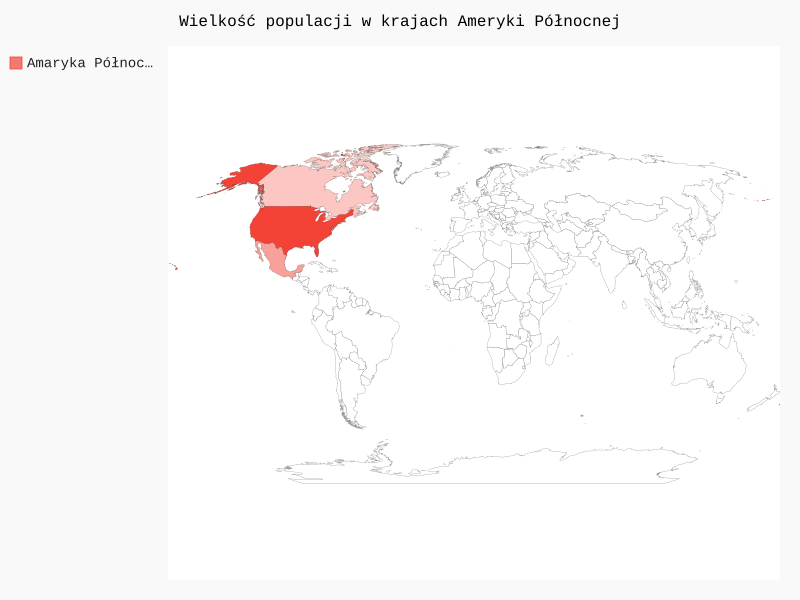

Python code for this plot:
from pygal.maps.world import World

wm = World()
wm.force_uri_protocol = 'https'
wm.title = "Wielkość populacji w krajach Ameryki Północnej"
wm.add('Amaryka Północna', {'ca': 34126000, 'us': 309349000, 'mx': 113423000})

wm.render_to_file('na_populations.svg')
